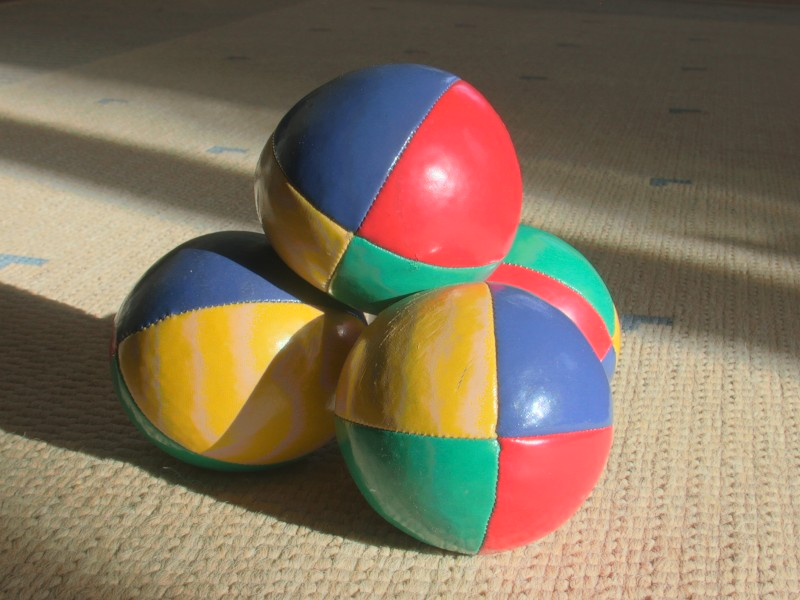
#> input picture sample.jpg, 800 x 600 px, found by its file name
$ python 13.py
#> lines starting #> are read from the running program, lines starting #| are printed output that depends on the picture
import cv2
import numpy as np
image = cv2.imread(r"D:\College\Year 2\CV_ITA0505\Practical\Programs\sample.jpg")
#> image is the input picture: shape (600, 800, 3); mean B, G, R 93.5, 114.7, 130.9
rows, cols, ch = image.shape
#> rows = 600; cols = 800; ch = 3
pts1 = np.float32([[50, 50], [200, 50], [50, 200]])
pts2 = np.float32([[10, 100], [200, 50], [100, 250]])
matrix = cv2.getAffineTransform(pts1, pts2)
transformed_image = cv2.warpAffine(image, matrix, (cols, rows))
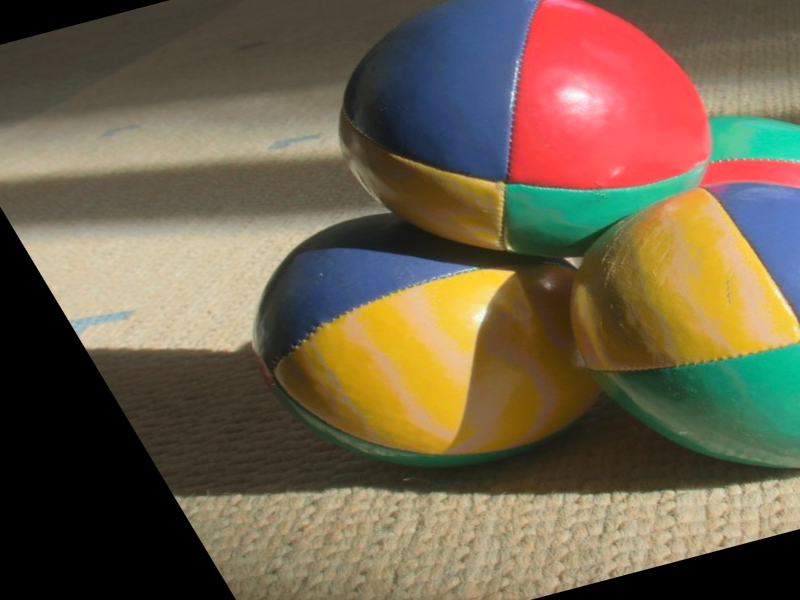
#> transformed_image: shape (600, 800, 3); mean B, G, R 75.3, 97.3, 111.7
cv2.imshow("Original Image", image)
cv2.imshow("Affine Transformed Image", transformed_image)
cv2.imwrite(r"D:\College\Year 2\CV_ITA0505\Practical\Programs\affine_transformed.jpg", transformed_image)
cv2.waitKey(0)
cv2.destroyAllWindows()
